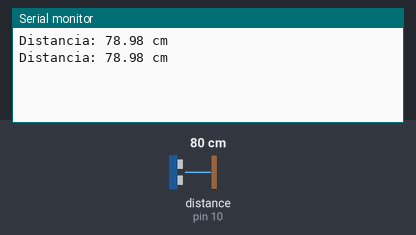
Bench run of a sketch on a simulated Arduino Uno, built with avr-gcc and run on an emulated ATmega328P. Parts: the last lines printed to the serial monitor. Wiring (inferred from the names in the program): ultrasonic range finder: trigger pin 9; echo pin 10. The test bench sets the inputs (shaded band); at power-on: distance to the obstacle (sensor on pin 10) 80 cm. The echo pulse lasts 58.3 µs per cm.

Above: at 1.8 s.
1.9 s: distance to the obstacle (sensor on pin 10) set to 2 cm
At 2.5 s:
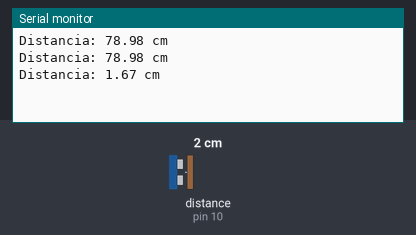
3.4 s: distance to the obstacle (sensor on pin 10) set to 4 cm
At 4.8 s:
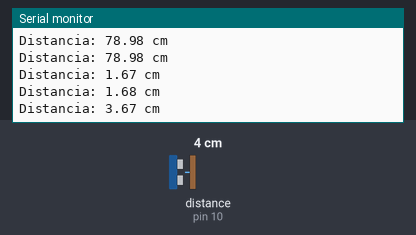
Timing chart, 0 to 6.4 s (numbered marks = the images above; inputs shaded):
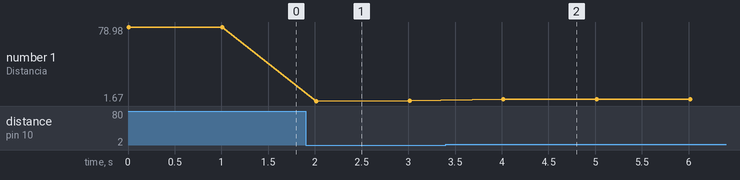

Measured:
- after the input at 1.9 s, the serial monitor: prints a new line after 0.11 s (image 1)
- after the input at 3.4 s, the serial monitor: prints a new line after 0.61 s (image 2)
- plotted number 1: 78.98 → 1.68 after the input at 1.9 s, 1.68 → 3.67 after the input at 3.4 s

The sketch:

sensor_ultrasonidos.ino
```cpp
#define TRIGGER_PIN 9 // Define el pin al que está conectado el pin TRIGGER del sensor
#define ECHO_PIN 10 // Define el pin al que está conectado el pin ECHO del sensor
/**
Programa que mide la distancia con un sensor de ultrasonidos y la imprime por pantalla
**/
void setup() {
  Serial.begin(9600); // Inicia la comunicación serial
  pinMode(TRIGGER_PIN, OUTPUT); // Configura el pin TRIGGER como salida
  pinMode(ECHO_PIN, INPUT); // Configura el pin ECHO como entrada
}

void loop() {
  digitalWrite(TRIGGER_PIN, LOW);
  delayMicroseconds(2);
  digitalWrite(TRIGGER_PIN, HIGH);
  delayMicroseconds(10);
  digitalWrite(TRIGGER_PIN, LOW);

  long duration = pulseIn(ECHO_PIN, HIGH); // Lee el tiempo que tarda la señal en volver
  float distance = duration * 0.034 / 2; // Calcula la distancia en cm

  Serial.print("Distancia: ");
  Serial.print(distance);
  Serial.println(" cm");

  delay(1000); // Espera un segundo antes de la próxima medición
}
```
